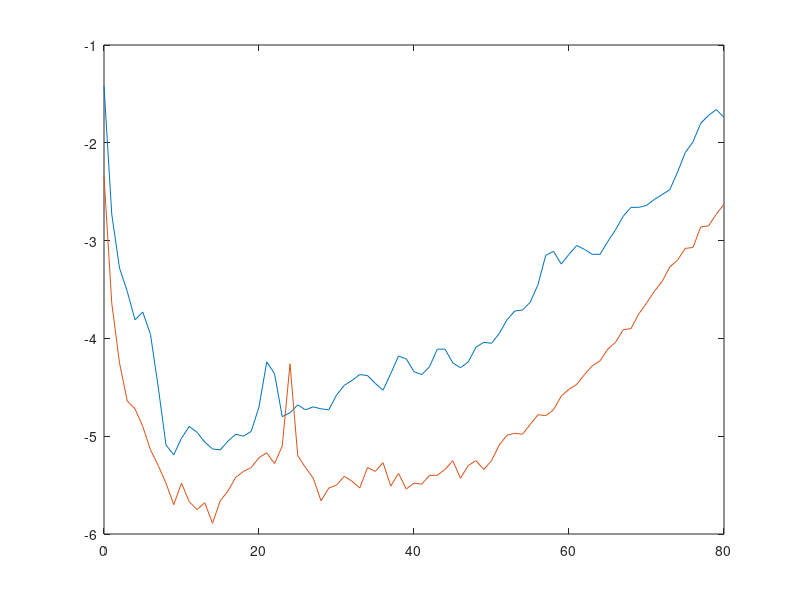

This chart was generated by the following MATLAB code: (Note: this script raises an error after producing the figure.)
%  Analyses of Swedish mortality data, described in the book in Section 10.4, 
%  pages 163-165.

%  "The data are the number of deaths at each age for women born in each year
%  from 1751 to 1914 and for ages 0 to 80."  (Quoted from page 163)

%  The data actually analyzed are log hazard rates, defined as
%  " ... the natural logarithm of th ratio of the number of females who die
%    at a specific age to the number of females alive at that age." 
%  (quoted from book, page 163)

fdaMPath = 'c:/Program Files/MATLAB/R2009a/fdaM';

addpath(fdaMPath)

%  Input the log hazard rates from 1751 to 1884.

fid        = fopen('SwedeLogHazard.txt','rt');
tempvec    = fscanf(fid,'%f');
SwedeLogHazard = reshape(tempvec,144,81)';

%  Input the log hazard rates for 1914

fid        = fopen('SwedeLogHazard1914.txt','rt');
SwedeLogHazard1914 = fscanf(fid,'%f');

load SwedeLogHazard

plot(0:80,SwedeLogHazard(:,1))
line(0:80,SwedeLogHazard(:,144))

%  indices of years 1751, 1810 and 1860

threeyears = [1751, 1810, 1860] - 1750;

%  plot Figure 10.10

tempLogHazard = [SwedeLogHazard(:,threeyears), SwedeLogHazard1914];

SwedeTime = (0:80)';

phdl = plot(SwedeTime, tempLogHazard, '-');
set(phdl, 'LineWidth', 2)
xlabel('\fontsize{13} age')
ylabel('\fontsize{13} log hazard')
legend('\fontsize{12} 1751', '\fontsize{12} 1810', ...
       '\fontsize{12} 1860', '\fontsize{12} 1914', ...
       'location', 'north')

%  plot the data for 1751 to 1884

plot(SwedeLogHazard)

save SwedeLogHazard SwedeLogHazard
save SwedeLogHazard1914 SwedeLogHazard1914

load SwedeLogHazard
load SwedeLogHazard1914

%  set up a saturated order six basis for smoothing the data

SwedeRng = [0,80];

nbasis = 85;
norder =  6;
SwedeBasis = create_bspline_basis(SwedeRng,nbasis,norder);

%  set the smoothing parameters

lambda = 1e-7;
SwedefdPar = fdPar(SwedeBasis, 4, lambda);

%  smooth the data

Swedefd  = smooth_basis(SwedeTime,SwedeLogHazard,SwedefdPar);

plotfit_fd(SwedeLogHazard, SwedeTime, Swedefd)

% set up coefficient functions

nbasis = 23;
SwedeBetaBasis = create_bspline_basis(SwedeRng, nbasis);

SwedeBeta0fdPar = fdPar(SwedeBetaBasis, 2, 1e-5);

SwedeBeta1fd    = bifd(zeros(23), SwedeBetaBasis, SwedeBetaBasis);
SwedeBeta1fdPar = bifdPar(SwedeBeta1fd, 2, 1e3);

p = 2;
SwedeBetaCell = cell(p, 1);
SwedeBetaCell{1} = SwedeBeta0fdPar;
SwedeBetaCell{2} = SwedeBeta1fdPar;

%  Define the dependent and independent variables

NextYear = Swedefd(2:144);
LastYear = Swedefd(1:143);

Swede_linmodStr = linmod(NextYear, LastYear, SwedeBetaCell);

Swede_beta1fd = eval_bifd(SwedeTime, SwedeTime, ...
                          Swede_linmodStr.beta);

% Figure 10.11

surfc(SwedeTime, SwedeTime, Swede_beta1fd)
xlabel('\fontsize{13} age')
ylabel('\fontsize{13} age')
zlabel('\fontsize{13} \beta(s,t)')



